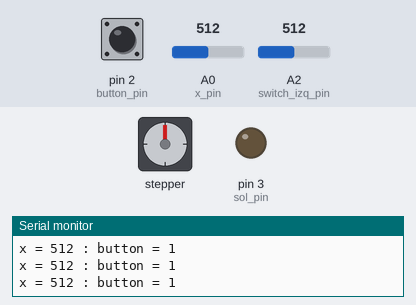
This sketch was run on a simulated Arduino Uno, built with avr-gcc and run on an emulated ATmega328P. Shown: stepper motor, output pins drawn as LEDs (lit = HIGH), the last lines printed to the serial monitor. Wiring (inferred from the names in the program): stepper motor driver (200 steps per turn assumed): step pin 8; direction pin 9. The inputs (shaded band) are chosen by the test bench; at power-on: A0 (x_pin) = 512, pin 2 (button_pin) HIGH, A2 (switch_izq_pin) = 512. Pins used as bus, display or sensor lines are not drawn.

Above: at 1.2 s.
1.3 s: A0 (x_pin) set to 463
4.3 s: A0 (x_pin) set to 437
At 5.4 s:
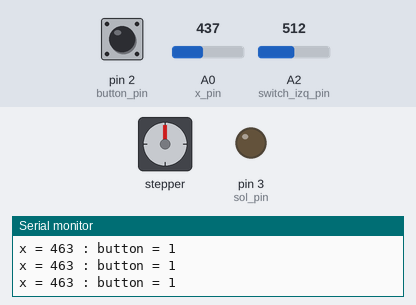
7.3 s: A0 (x_pin) set to 460
8.8 s: pin 2 (button_pin) pulled LOW for 0.15 s
At 8.97 s:
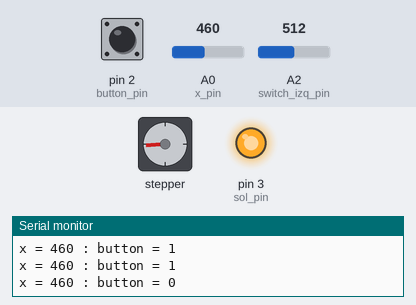
At 9.4 s:
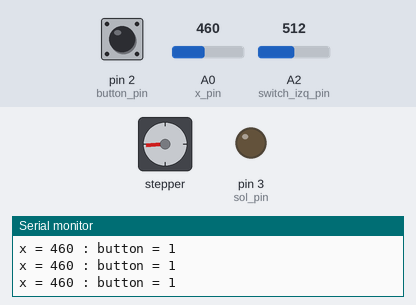
10.5 s: A0 (x_pin) set to 440
At 11.6 s:
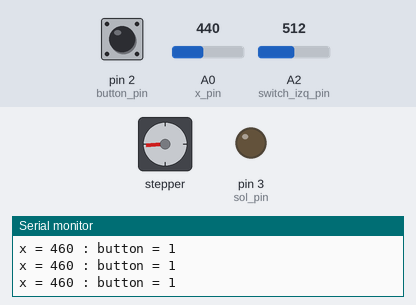
13.5 s: A2 (switch_izq_pin) set to 1012
16.5 s: A2 (switch_izq_pin) set to 1023
Timing chart, 0 to 19.0 s (numbered marks = the images above; inputs shaded):
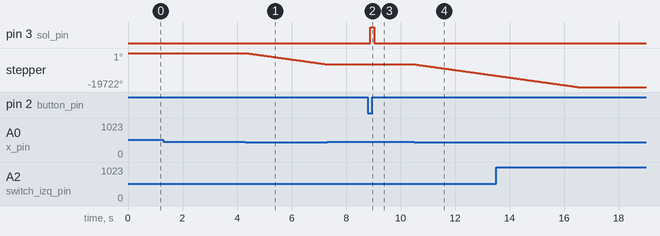

Measured:
- the behaviour switches between 450 and 449 on A0 (x_pin) (found by bisection; images 0 and 1)
- after the input at 4.3 s, stepper: keeps turning counter-clockwise at about 2194°/s, starting at once
- after the input at 8.8 s, pin 3 (sol_pin): LOW → HIGH after 0.08 s, → LOW 0.16 s later
- after the input at 10.5 s, stepper: keeps turning counter-clockwise at about 2194°/s, starting at once

The sketch:

codigoReto.ino
```cpp
//joystick https://arduinogetstarted.com/tutorials/arduino-joystick
//driver https://www.diarioelectronicohoy.com/blog/descripcion-del-driver-a4988
//stepper https://components101.com/sites/default/files/component_datasheet/NEMA17.pdf

#include <ezButton.h>

//define pins
int x_pin=A0; // Arduino pin connected to VRX pin
int button_pin=2;  // Arduino pin connected to SW  pin
int sol_pin=3;
int step_pin=8;
int dir_pin=9;
int switch_der_pin=A1;
int switch_izq_pin=A2;

//initial values
int step_delay=300;
int xValue = 0; // To store value of the X axis
int bValue = 0; // To store value of the button

//define joystick button
ezButton button(button_pin);

void setup() {
  Serial.begin(9600) ;
  button.setDebounceTime(50); // set debounce time to 50 milliseconds
  pinMode(sol_pin,OUTPUT);
  pinMode(step_pin, OUTPUT);
  pinMode(dir_pin, OUTPUT);
}

void loop() {

  button.loop(); // MUST call the loop() function first

  // read analog X values from joystick
  xValue = analogRead(x_pin);
  // Read the button value
  bValue = button.getState();

  //if button is pressed SHOOT solenoid
  if(bValue==0){
    //Serial.println("shoot");
    digitalWrite(sol_pin,HIGH);
  }

  //if button not pressed CUT solenoid
  if(bValue==1){
    //Serial.println("stop shoot");
    digitalWrite(sol_pin,LOW);
  }

  //move right
  if(xValue>520 && analogRead(switch_der_pin)!=1023){
    digitalWrite(dir_pin,HIGH);
    while(xValue>600){
      if(xValue<600 || analogRead(switch_der_pin)==1023){
        break;
      }
      xValue = analogRead(x_pin);
      digitalWrite(step_pin, HIGH);
      delayMicroseconds(step_delay);
      digitalWrite(step_pin, LOW);
      delayMicroseconds(step_delay);
    }
  }else{
    //move left
    if(xValue<500 && analogRead(switch_izq_pin)!=1023){
      digitalWrite(dir_pin,LOW);
      while(xValue<450){
        if(xValue>450 || analogRead(switch_izq_pin)==1023){
          break;
        }
        xValue = analogRead(x_pin);
        digitalWrite(step_pin, HIGH);
        delayMicroseconds(step_delay);
        digitalWrite(step_pin, LOW);
        delayMicroseconds(step_delay);
      }
    }else{
      digitalWrite(step_pin, LOW);
    }
  }

  // print joystick values
  Serial.print("x = ");
  Serial.print(xValue);
  Serial.print(" : button = ");
  Serial.println(bValue);
}
```
